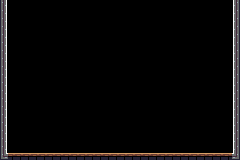

This game map was drawn from its Tiled (.tmx) file and the tilesets committed beside it. A one-line description and the full map source follow:
An orthogonal 30x20 tile map with 8x8 px tiles, 1 tile layer (Tile Layer 1).

<map version="1.0" tiledversion="1.1.6" orientation="orthogonal" renderorder="right-down" width="30" height="20" tilewidth="8" tileheight="8" infinite="0" nextobjectid="1">
 <tileset firstgid="1" name="Sprites" tilewidth="8" tileheight="8" tilecount="1024" columns="32">
  <image source="../Sprites/Sprites.png" width="256" height="256" />
 </tileset>
 <layer name="Tile Layer 1" width="30" height="20">
  <data encoding="csv">
131,0,0,0,0,0,0,0,0,0,0,0,0,0,0,0,0,0,0,0,0,0,0,0,0,0,0,0,0,129,
131,0,0,0,0,0,0,0,0,0,0,0,0,0,0,0,0,0,0,0,0,0,0,0,0,0,0,0,0,129,
131,0,0,0,0,0,0,0,0,0,0,0,0,0,0,0,0,0,0,0,0,0,0,0,0,0,0,0,0,129,
131,0,0,0,0,0,0,0,0,0,0,0,0,0,0,0,0,0,0,0,0,0,0,0,0,0,0,0,0,129,
131,0,0,0,0,0,0,0,0,0,0,0,0,0,0,0,0,0,0,0,0,0,0,0,0,0,0,0,0,129,
131,0,0,0,0,0,0,0,0,0,0,0,0,0,0,0,0,0,0,0,0,0,0,0,0,0,0,0,0,129,
131,0,0,0,0,0,0,0,0,0,0,0,0,0,0,0,0,0,0,0,0,0,0,0,0,0,0,0,0,129,
131,0,0,0,0,0,0,0,0,0,0,0,0,0,0,0,0,0,0,0,0,0,0,0,0,0,0,0,0,129,
131,0,0,0,0,0,0,0,0,0,0,0,0,0,0,0,0,0,0,0,0,0,0,0,0,0,0,0,0,129,
131,0,0,0,0,0,0,0,0,0,0,0,0,0,0,0,0,0,0,0,0,0,0,0,0,0,0,0,0,129,
131,0,0,0,0,0,0,0,0,0,0,0,0,0,0,0,0,0,0,0,0,0,0,0,0,0,0,0,0,129,
131,0,0,0,0,0,0,0,0,0,0,0,0,0,0,0,0,0,0,0,0,0,0,0,0,0,0,0,0,129,
131,0,0,0,0,0,0,0,0,0,0,0,0,0,0,0,0,0,0,0,0,0,0,0,0,0,0,0,0,129,
131,0,0,0,0,0,0,0,0,0,0,0,0,0,0,0,0,0,0,0,0,0,0,0,0,0,0,0,0,129,
131,0,0,0,0,0,0,0,0,0,0,0,0,0,0,0,0,0,0,0,0,0,0,0,0,0,0,0,0,129,
131,0,0,0,0,0,0,0,0,0,0,0,0,0,0,0,0,0,0,0,0,0,0,0,0,0,0,0,0,129,
131,0,0,0,0,0,0,0,0,0,0,0,0,0,0,0,0,0,0,0,0,0,0,0,0,0,0,0,0,129,
131,0,0,0,0,0,0,0,0,0,0,0,0,0,0,0,0,0,0,0,0,0,0,0,0,0,0,0,0,129,
131,0,0,0,0,0,0,0,0,0,0,0,0,0,0,0,0,0,0,0,0,0,0,0,0,0,0,0,0,129,
164,74,74,74,74,74,74,74,74,74,74,74,74,74,74,74,74,74,74,74,74,74,74,74,74,74,74,74,74,165
</data>
 </layer>
</map>